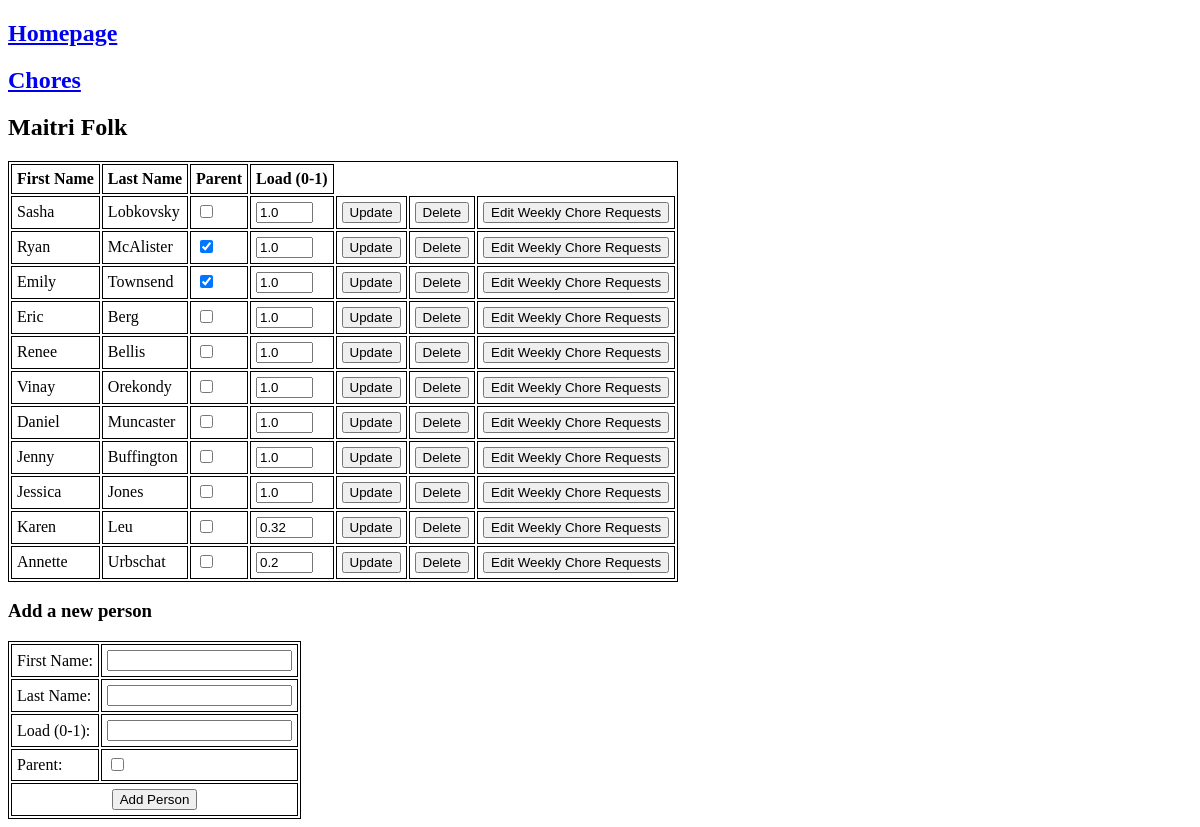
The app's page /people, older data.
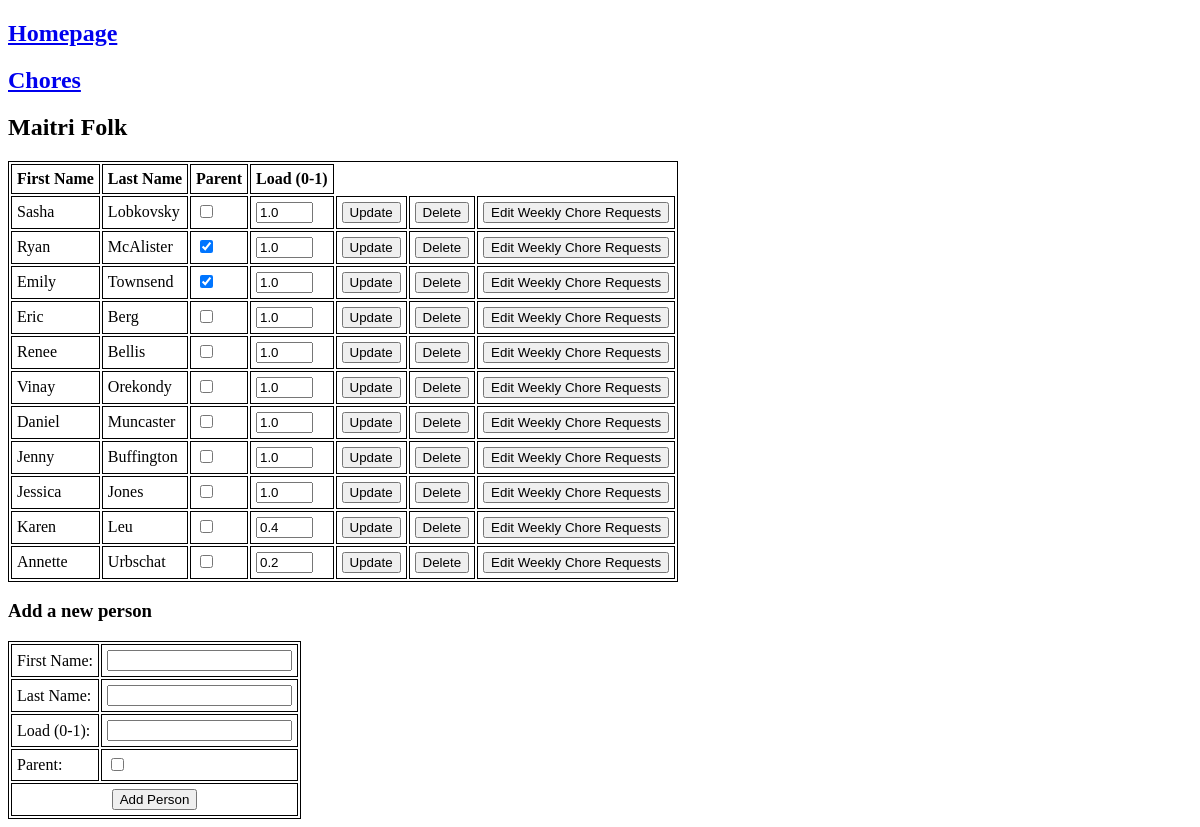
The same page, newer data.
### tables this page shows
CREATE TABLE "people" (
"id" INTEGER,
  "first_name" TEXT,
  "last_name" TEXT,
  "load_fraction" REAL,
  "parent" INTEGER
);

### chore_chart.py (the view)
@app.route("/people")
def people():
    with sqlite3.connect(db) as con:
        people = pd.read_sql(
            con = con,
            sql = "SELECT * FROM people"
        )
    return render_template("people.html", people = people)

### templates/people.html (shortened to what this page needs)
<!doctype html>
<html>
<head>
  <link rel="stylesheet" href="{{ url_for('static', filename='style.css') }}">
</head>
<body>
  <h2><a href="/">Homepage</a></h2>
  <h2><a href="/tasks">Chores</a></h2>
  <h2>Maitri Folk</h2>
  <table>
    <tr>
      <th>First Name</th>
      <th>Last Name</th>
      <th>Parent</th>
      <th>Load (0-1)</th>
    </tr>
    {% for person in people.itertuples() %}
    <tr>
      <td>{{person.first_name}}</td>
      <td>{{person.last_name}}</td>
      <form method="POST" action="{{ url_for('update_person') }}">
	<td>
	  <input type="checkbox" name="parent" {{"checked" if person.parent else ""}}/>
	</td>
	<td>
	  <input type="text" name="frac" size="4" value="{{ person.load_fraction }}"/>
	</td>
	<td>
	  <button type="sumbit">Update</button>
	</td>
      </form>
      <form method="POST" action="{{ url_for('delete_person') }}">
	<td>
	  <button type="sumbit">Delete</button>
	</td>
      </form>
      <form method="GET" action="{{ url_for('requests', person_id = person.id) }}">
	<td>
	  <button type="sumbit">Edit Weekly Chore Requests</button>
	</td>
      </form>
    </tr>
    {% endfor %}
  </table>
  <h3>Add a new person</h3>
  <form method="POST" action="{{ url_for('add_person') }}">
    <table>
      <tr>
	<td><label for="first_name">First Name:</label></td>
	<td><input type="text" id="first_name" name="first_name"></input></td>
      </tr>
      <tr>
	<td><label for="last_name">Last Name:</label></td>
	<td><input type="text" id="last_name" name="last_name"></input></td>
      </tr>
      <tr>
	<td><label for="frac">Load (0-1):</label></td>
	<td><input type="text" id="frac" name="frac"></input></td>
      </tr>
      <tr>
	<td><label for="parent">Parent:</label></td>
	<td><input type="checkbox" id="parent" name="parent"></input></td>
      <tr>
	<td colspan="2" class="center-text">
	  <input type="submit" value="Add Person">
	</td>
      </tr>
    </table>
  </form>
</body>
</html>

### static/style.css (style rules this page uses)
table, th, td { border: 1px solid; }
th, td { padding: 5px; }
.center-text { text-align: center; }

Row changes from the older to the newer data that the page shows:
changed people "Karen": frac "0.32" → "0.4"
